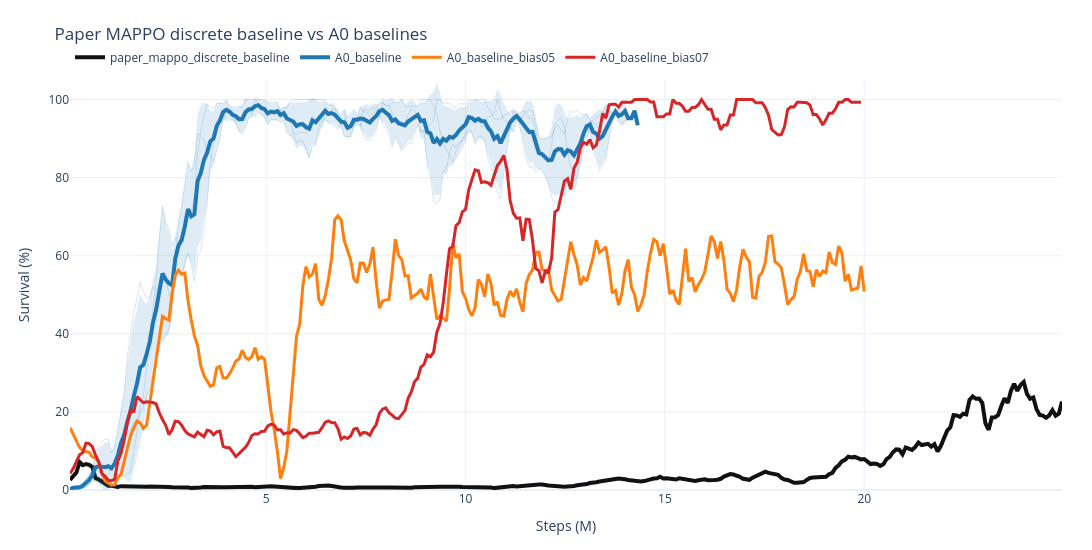

The cell this chart's notebook holds for it:
### Markdown cell above
## Paper Baseline vs A0 Baselines

Edit `PAPER_BASELINE_RUN_SPECS` to choose which downloaded runs appear and how they are named in the legend. This cell intentionally selects only `paper_mappo_discrete_baseline_thread16`, so `_thread1` is not plotted or shown in the legend.

### Code cell
PAPER_BASELINE_RUN_SPECS = [
    {
        "name": "paper_mappo_discrete_baseline_thread16",
        "label": "paper_mappo_discrete_baseline",
        "color": "#111111",
        "width": 4,
    },
    {"prefix": "rerun_a0_opt_s", "label": "A0_baseline", "color": "#1f77b4", "width": 4},
    {"name": "rerun_bias_05", "label": "A0_baseline_bias05", "color": "#ff7f0e"},
    {"name": "rerun_bias_07", "label": "A0_baseline_bias07", "color": "#d62728"},
]

paper_vs_a0_baseline_result = wm.plot_named_run_means(
    PAPER_BASELINE_RUN_SPECS,
    title="Paper MAPPO discrete baseline vs A0 baselines",
    split="test",
    smooth=5,
    show_members=True,
    show_std=True,
    save_name="paper_mappo_discrete_baseline_vs_a0_baselines",
)
paper_vs_a0_baseline_result["fig"]

### Figure 1 — Plotly figure (JSON) as saved in the notebook; plotly's stock layout.template omitted (floating-point values rounded to 4 significant figures; data arrays with more than 128 entries replaced by an {"elided": "..."} marker saying what was removed)
{"data": [{"hovertemplate": "<b>paper_mappo_discrete_baseline_thread16</b><br>step: %{x:.2f}M<br>smoothed value: %{y:.3f}<extra></extra>", "legend": "legend", "legendgroup": "paper_mappo_discrete_baseline", "line": {"color": "#111111", "dash": "solid", "width": 1}, "mode": "lines", "name": "paper_mappo_discrete_baseline member", "opacity": 0.18, "showlegend": false, "type": "scatter", "x": {"elided": "312 float values"}, "y": {"elided": "312 float values"}}, {"customdata": {"elided": "312 int values"}, "hovertemplate": "<b>paper_mappo_discrete_baseline</b><br>metric: test/charts/episodic_survival<br>runs at step: %{customdata}<br>step: %{x:.2f}M<br>mean of smoothed seeds: %{y:.3f}<extra></extra>", "legend": "legend", "legendgroup": "paper_mappo_discrete_baseline", "line": {"color": "#111111", "dash": "solid", "width": 4}, "mode": "lines", "name": "paper_mappo_discrete_baseline", "opacity": 1, "showlegend": true, "type": "scatter", "x": {"elided": "312 float values"}, "y": {"elided": "312 float values"}}, {"hovertemplate": "<b>rerun_a0_opt_s0</b><br>step: %{x:.2f}M<br>smoothed value: %{y:.3f}<extra></extra>", "legend": "legend", "legendgroup": "A0_baseline", "line": {"color": "#1f77b4", "dash": "solid", "width": 1}, "mode": "lines", "name": "A0_baseline member", "opacity": 0.18, "showlegend": false, "type": "scatter", "x": {"elided": "175 float values"}, "y": {"elided": "175 float values"}}, {"hovertemplate": "<b>rerun_a0_opt_s1</b><br>step: %{x:.2f}M<br>smoothed value: %{y:.3f}<extra></extra>", "legend": "legend", "legendgroup": "A0_baseline", "line": {"color": "#1f77b4", "dash": "solid", "width": 1}, "mode": "lines", "name": "A0_baseline member", "opacity": 0.18, "showlegend": false, "type": "scatter", "x": {"elided": "174 float values"}, "y": {"elided": "174 float values"}}, {"hovertemplate": "<b>rerun_a0_opt_s2</b><br>step: %{x:.2f}M<br>smoothed value: %{y:.3f}<extra></extra>", "legend": "legend", "legendgroup": "A0_baseline", "line": {"color": "#1f77b4", "dash": "solid", "width": 1}, "mode": "lines", "name": "A0_baseline member", "opacity": 0.18, "showlegend": false, "type": "scatter", "x": {"elided": "179 float values"}, "y": {"elided": "179 float values"}}, {"fill": "toself", "fillcolor": "rgba(31,119,180,0.14)", "hoverinfo": "skip", "legend": "legend", "legendgroup": "A0_baseline", "line": {"color": "rgba(0,0,0,0)", "width": 0}, "mode": "lines", "name": "A0_baseline std", "showlegend": false, "type": "scatter", "x": {"elided": "358 float values"}, "y": {"elided": "358 float values"}}, {"customdata": {"elided": "179 int values"}, "hovertemplate": "<b>A0_baseline</b><br>metric: test/charts/episodic_survival<br>runs at step: %{customdata}<br>step: %{x:.2f}M<br>mean of smoothed seeds: %{y:.3f}<extra></extra>", "legend": "legend", "legendgroup": "A0_baseline", "line": {"color": "#1f77b4", "dash": "solid", "width": 4}, "mode": "lines", "name": "A0_baseline", "opacity": 1, "showlegend": true, "type": "scatter", "x": {"elided": "179 float values"}, "y": {"elided": "179 float values"}}, {"hovertemplate": "<b>rerun_bias_05</b><br>step: %{x:.2f}M<br>smoothed value: %{y:.3f}<extra></extra>", "legend": "legend", "legendgroup": "A0_baseline_bias05", "line": {"color": "#ff7f0e", "dash": "solid", "width": 1}, "mode": "lines", "name": "A0_baseline_bias05 member", "opacity": 0.18, "showlegend": false, "type": "scatter", "x": {"elided": "250 float values"}, "y": {"elided": "250 float values"}}, {"customdata": {"elided": "250 int values"}, "hovertemplate": "<b>A0_baseline_bias05</b><br>metric: test/charts/episodic_survival<br>runs at step: %{customdata}<br>step: %{x:.2f}M<br>mean of smoothed seeds: %{y:.3f}<extra></extra>", "legend": "legend", "legendgroup": "A0_baseline_bias05", "line": {"color": "#ff7f0e", "dash": "solid", "width": 3}, "mode": "lines", "name": "A0_baseline_bias05", "opacity": 1, "showlegend": true, "type": "scatter", "x": {"elided": "250 float values"}, "y": {"elided": "250 float values"}}, {"hovertemplate": "<b>rerun_bias_07</b><br>step: %{x:.2f}M<br>smoothed value: %{y:.3f}<extra></extra>", "legend": "legend", "legendgroup": "A0_baseline_bias07", "line": {"color": "#d62728", "dash": "solid", "width": 1}, "mode": "lines", "name": "A0_baseline_bias07 member", "opacity": 0.18, "showlegend": false, "type": "scatter", "x": {"elided": "249 float values"}, "y": {"elided": "249 float values"}}, {"customdata": {"elided": "249 int values"}, "hovertemplate": "<b>A0_baseline_bias07</b><br>metric: test/charts/episodic_survival<br>runs at step: %{customdata}<br>step: %{x:.2f}M<br>mean of smoothed seeds: %{y:.3f}<extra></extra>", "legend": "legend", "legendgroup": "A0_baseline_bias07", "line": {"color": "#d62728", "dash": "solid", "width": 3}, "mode": "lines", "name": "A0_baseline_bias07", "opacity": 1, "showlegend": true, "type": "scatter", "x": {"elided": "249 float values"}, "y": {"elided": "249 float values"}}], "layout": {"height": 550, "hovermode": "x unified", "legend": {"orientation": "h", "x": 0, "xanchor": "left", "y": 1.02, "yanchor": "bottom"}, "margin": {"b": 60, "l": 70, "r": 30, "t": 80}, "title": {"text": "Paper MAPPO discrete baseline vs A0 baselines"}, "width": 1300, "xaxis": {"title": {"text": "Steps (M)"}}, "yaxis": {"range": [0, 105], "title": {"text": "Survival (%)"}}}}
